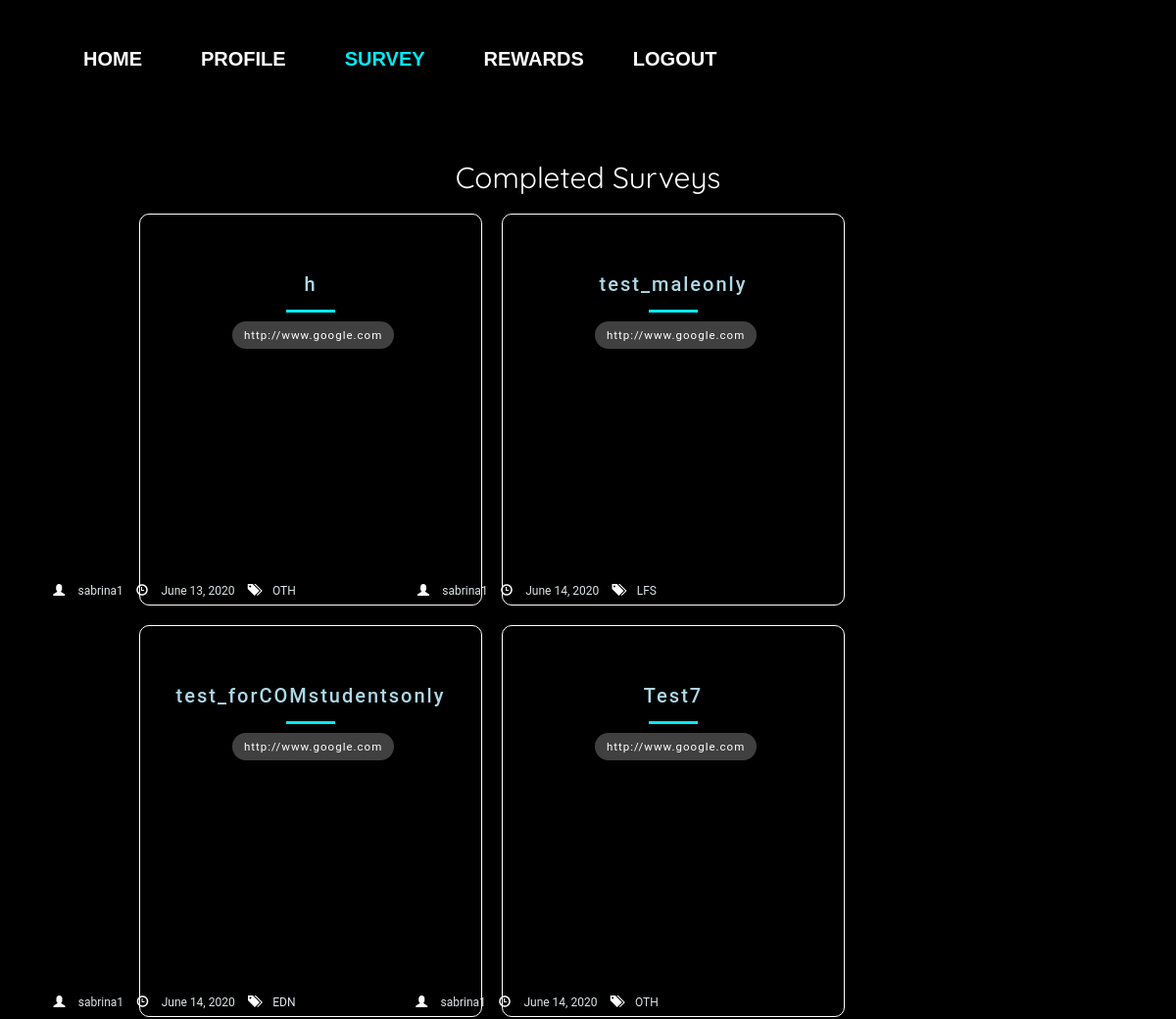
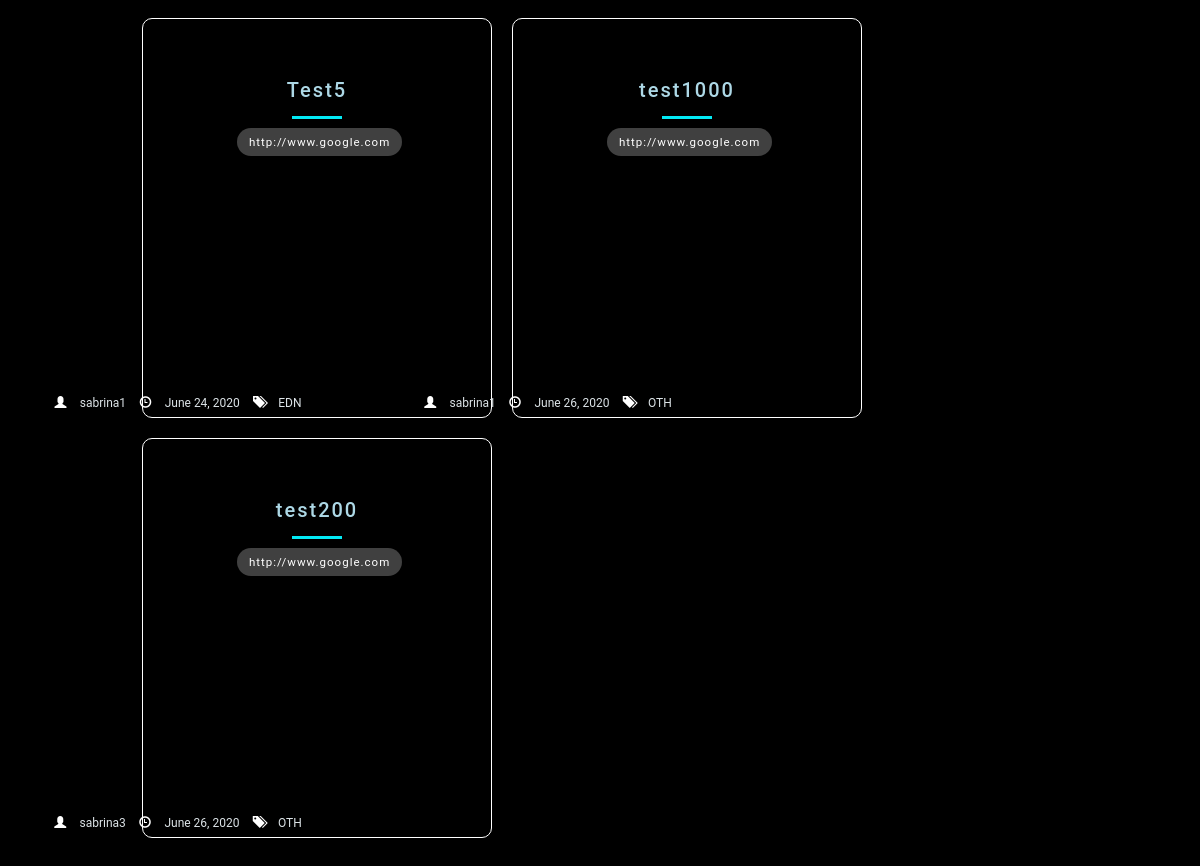
The page /completedsurveys/ (signed in) on the database its author committed (2 pictures, top to bottom).
### survey/models.py (models this page shows, shortened)
class UploadSurvey(models.Model):
    user = models.ForeignKey(to=User, null=True, on_delete=models.SET_NULL,blank=True)
    uploadDate = models.DateField(default=timezone.now)
    surveytitle = models.CharField('Survey Title', max_length=100)
    surveylink = models.URLField('Survey Link', max_length=200)
    surveydescription = models.CharField('Survey Description',
        max_length=5000,
        help_text="Include your survey dscription here!")
    surveycategory_choices = [
    ('EDN','Education'),
    ('HTC','Healthcare'),
    ('LFS','Lifestyle'),
    ('NUS','NUS-Related'),
    ('OTH','Others')]
    surveycategory = models.CharField('Survey Category',choices=surveycategory_choices, max_length=100, default='OTH')
    gender_filter=models.ManyToManyField(GenderFilter,blank=True)
    singaporean_filter=models.ManyToManyField(SingaporeanFilter, blank=True)
    faculty_filter=models.ManyToManyField(FacultyFilter,blank=True)
    year_filter=models.ManyToManyField(YearFilter,blank=True)
    residential_filter=models.ManyToManyField(ResidentialFilter, blank=True)

### survey/views.py (the view)
# urls.py: path('completedsurveys/', survey_views.completedsurveys_view , name='completedsurveys'),
def completedsurveys_view(request):
    try:
        context = {
            'allcompletedsurveys': CompletedSurveys.objects.get(user=request.user)
        }
    except:
        context={
            'allcompletedsurveys': None
        }
    return render(request, 'survey/completedsurveys.html', context)

### survey/templates/survey/completedsurveys.html (shortened to what this page needs)
{% extends "survey/base.html" %}
{% load static %}
{% block css %}
<link rel="stylesheet" type="text/css" href="{% static 'survey/tracksurvey.css'%}">
{% endblock %}
{% block navbar %}
<div class="nav_box">
<header class="navbarheader">
<div class=nav>
  <ul class=navbarlist>
    <a href="{% url 'survey:dashboard' %}" role="button">Home</a>
    <a href="{% url 'accounts:profile' %}" role="button">Profile</a>
    <a href="{% url 'survey:survey' %}" role="button" class="active">Survey</a>
    <a href="{% url 'survey:shoprewards' %}" role="button">Rewards</a>
    <a href="{% url 'logout' %}" id="logout">Logout</a>
  </ul>
</div>
</header>
</div>
{% endblock %}
{% block body_block %}
{% load widget_tweaks %}
<div class="main">
  <h1> Completed Surveys </h1>
  <ul class="cards">
    {% for survey in allcompletedsurveys.completedsurveys.all %}
      <li class="cards_item">
      <div class="blog-card">
          <div class="title-content">
            <h3>
              <a href="{% url 'survey:tracksurvey-detail' survey.id %}" style="color:lightblue"> {{survey.surveytitle}} </a>
          </h3>
            <hr />
            <div class="intro">
              <a href="{{survey.surveylink}}" class="surveylinkbutton"> {{survey.surveylink}} </a>
            </div>
          </div>
          <div>
            <ul class="utility-list">
              <span class="glyphicon glyphicon-user" aria-hidden="true" style="color:white"> </span>
              <li class="user">{{survey.user}}</li>
              <span class="glyphicon glyphicon-time" aria-hidden="true" style="color:white"> </span>
              <li class="date">{{survey.uploadDate}}</li>
              <span class="glyphicon glyphicon-tags" aria-hidden="true" style="color:white"> </span>
              <li class="tags">{{survey.surveycategory}}</li>
            </ul>
          </div>
          <div class="color-overlay"></div>
        </div>
    </li>
    {% endfor %}
  </ul>
</div>
{% endblock %}

### survey/static/survey/base.css (style rules this page uses)
html { height: 100%; }
body { background: #000000; margin: auto; font-family: "Trebuchet MS", monospace; }
div { padding:5px; }

### survey/static/survey/nav.css (style rules this page uses)
.navbarheader { color: white; display: flex; align-items: center; justify-content: center; overflow: hidden; display: flex; align-items: center; justify-content: center; flex-direction: row; height:100px; position:fixed; }
.navbarlist { display: flex; list-style-type: none; }
.navbarlist a { margin: 10px 30px; position: relative; color: white; font-family: 'Oswald', sans-serif; font-size: 20px; font-weight: bold; text-transform: uppercase; text-decoration: none; }
.navbarlist a:before { position: absolute; bottom: -2px; content: ''; width: 100%; height: 3px; background: #03e9f4; transform: translateX(-100%); opacity: 0; }
.navbarlist .active { color: #03e9f4; }
#logout { margin-left: 20px; }

### survey/static/survey/tracksurvey.css (style rules this page uses)
html { background: black; }
body { color: white; font-family: 'Quicksand', serif; font-style: normal; font-weight: 400; letter-spacing: 0; padding: 1rem; }
.main { max-width: 1600px; margin: 0px auto; }
h1 { font-size: 30px; font-weight: 400; text-align: center; }
.cards { display: flex; flex-wrap: wrap; list-style: none; padding: 10%; margin-top: -10%; }
.cards_item { display: flex; padding: 1rem; }
.blog-card { border: 1px solid white; width: 350px; height: 400px; overflow: hidden; border-radius: 10px; box-shadow: 3px 3px 20px rgba(0, 0, 0, .5); text-align: center; }
.blog-card .color-overlay { border-color: white; width: 350px; height: 1000px; transition: background-color 0.3s cubic-bezier(0.33, 0.66, 0.66, 1); margin-top: -500px; margin-left: -5px }
.title-content { text-align: center; width: 100%; margin: 30px 0 0 0; line-height: 10px; }
h3 { font-size: 20px; font-weight: 500; letter-spacing: 2px; color: #9cc9e3; font-family: 'Roboto', sans-serif; margin-bottom: 10px; }
hr { width: 50px; height: 3px; margin: 15px auto; border: 0; background: #03e9f4; }
.intro { width: 170px; margin: 0 auto; color: #dce3e7; font-family: 'Roboto', sans-serif; font-size: 13px; line-height: 5px; }
.utility-list { list-style-type: none; padding: 0; width: 100%; position: absolute; margin-left: -570px; margin-top: 230px; font-size:12px; }
.utility-list li { margin: 5px -10px 5px 0; padding: 0 20px 0 30px; display: inline-block; color: #dce3e7; font-family: 'Roboto', sans-serif; }
.utility-list li.user { margin-left:-20px; }
.utility-list li.date { margin-left:-20px; }
.utility-list li.tags { margin-left:-20px; }
.surveylinkbutton { color: white; font-size: 1.15rem; width: 100%; padding: .5rem 1rem; border: 2px solid transparent; outline: none; border-radius: 1.5rem; background-color: rgba(255, 255, 255, 0.25); letter-spacing: 1px; }

### rows shown on the page
UploadSurvey: surveytitle "h", surveylink "http://www.google.com", user "sabrina1", uploadDate "June 13, 2020", surveycategory "OTH"
UploadSurvey: surveytitle "test_maleonly", surveylink "http://www.google.com", user "sabrina1", uploadDate "June 14, 2020", surveycategory "LFS"
UploadSurvey: surveytitle "test_forCOMstudentsonly", surveylink "http://www.google.com", user "sabrina1", uploadDate "June 14, 2020", surveycategory "EDN"
UploadSurvey: surveytitle "Test7", surveylink "http://www.google.com", user "sabrina1", uploadDate "June 14, 2020", surveycategory "OTH"
UploadSurvey: surveytitle "Test5", surveylink "http://www.google.com", user "sabrina1", uploadDate "June 24, 2020", surveycategory "EDN"
UploadSurvey: surveytitle "test1000", surveylink "http://www.google.com", user "sabrina1", uploadDate "June 26, 2020", surveycategory "OTH"
UploadSurvey: surveytitle "test200", surveylink "http://www.google.com", user "sabrina3", uploadDate "June 26, 2020", surveycategory "OTH"
